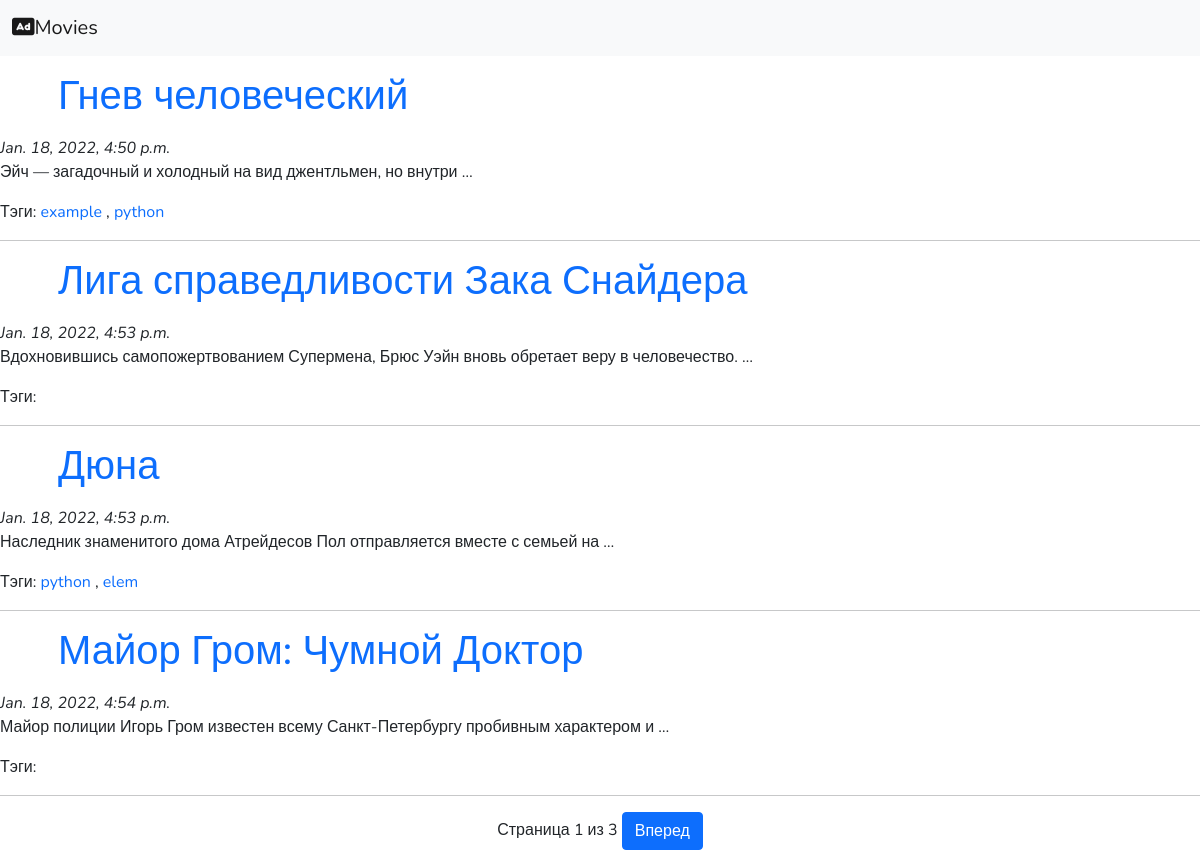
The page / on the database its author committed.
### blog/models.py (models this page shows, shortened)
class Post(models.Model):
    tags = TaggableManager()
    author = models.ForeignKey(settings.AUTH_USER_MODEL, on_delete=models.CASCADE)
    title = models.CharField(max_length=150)
    text = models.TextField()
    created = models.DateTimeField(default=timezone.now)
    category = models.CharField(max_length=150, default='something')

### blog/views.py (the view)
# urls.py: path('', views.post_list, name='post_list'),
def post_list(request, tag_slug=None):
    posts = Post.objects.all()
    tag = None
    if tag_slug:
        tag = get_object_or_404(Tag, slug=tag_slug)
        posts = posts.filter(tags__in=[tag])
    paginator = Paginator(posts, 4)
    page = request.GET.get('page', 1)
    try:
        posts = paginator.page(page)
    except PageNotAnInteger:
        posts.paginator.page(1)
    except EmptyPage:
        posts = paginator.page(paginator.num_pages)
    return render(request, 'blog/post_list.html', {'posts': posts,
                                                   'page': page,
                                                   'tag': tag})

### blog/templates/blog/post_list.html (shortened to what this page needs)
{% extends 'blog/base.html' %}
{% block content %}
{% for post in posts %}
    <div class="posts">
        <div class="container">
        <div class="m-3">
        <h1>
            <a href="{% url 'post_detail' pk=post.pk %}">
                {{post.title}}
            </a>
        </h1>
        </div>
        </div>
        <em class="post_elem">{{post.created}}</em>
        <p>{{post.text | truncatewords:10}}</p>
        <p class="tags">
            Тэги:
            {% for tag in post.tags.all %}
            <a href="{% url 'post_list_by_tag' tag.slug %}">
                {{ tag.name }}
            </a>
            {% if not forloop.last %}, {% endif %}
            {% endfor %}
        </p>
        <hr/>
    </div>
{% endfor %}
{% include "blog/paginator.html" with page=posts%}
{% endblock %}

### blog/templates/blog/base.html (shortened to what this page needs)
<!DOCTYPE html>
<html lang="en">
<head>
  <link href="https://cdn.jsdelivr.net/npm/bootstrap@5.1.3/dist/css/bootstrap.min.css" rel="stylesheet">
    <link rel="stylesheet" href="https://cdnjs.cloudflare.com/ajax/libs/font-awesome/6.0.0-beta3/css/all.min.css">
</head>
<body>
    <nav class="navbar navbar-light bg-light">
         <div class="container-fluid">
             <a class="navbar-brand" href="#"><i class="fas fa-ad"></i>Movies</a>
        </div>
</nav>
    {% block content %}
    {% endblock %}
</body>
</html>

### blog/templates/blog/paginator.html (shortened to what this page needs)
<div class ="pagination" style="display:flex; justify-content:center; bottom: 100%">
    <span class="step-links">
        <span class="current"> Страница {{ page.number }} из {{page.paginator.num_pages}} </span>
        {% if page.has_next %}
        <a href="?page={{ page.next_page_number }}" class="btn btn-primary">Вперед</a>
        {% endif %}
    </span>
</div>

### blog/templates/blog/base.html (style rules this page uses)
body { font-family: 'Nunito', sans-serif }
a { text-decoration: none; }

### rows shown on the page
Post: title "Гнев человеческий", created "Jan. 18, 2022, 4:50 p.m.", text "Эйч — загадочный и холодный на вид джентльмен, но внутри …"
Tag: name "example"
Tag: name "python"
Post: title "Лига справедливости Зака Снайдера", created "Jan. 18, 2022, 4:53 p.m.", text "Вдохновившись самопожертвованием Супермена, Брюс Уэйн вновь обретает веру в человечество. …"
Post: title "Дюна", created "Jan. 18, 2022, 4:53 p.m.", text "Наследник знаменитого дома Атрейдесов Пол отправляется вместе с семьей на …"
Tag: name "elem"
Post: title "Майор Гром: Чумной Доктор", created "Jan. 18, 2022, 4:54 p.m.", text "Майор полиции Игорь Гром известен всему Санкт-Петербургу пробивным характером и …"

### other values the page prints
{{ page.number }} "1"
{{ page.paginator.num_pages }} "3"
